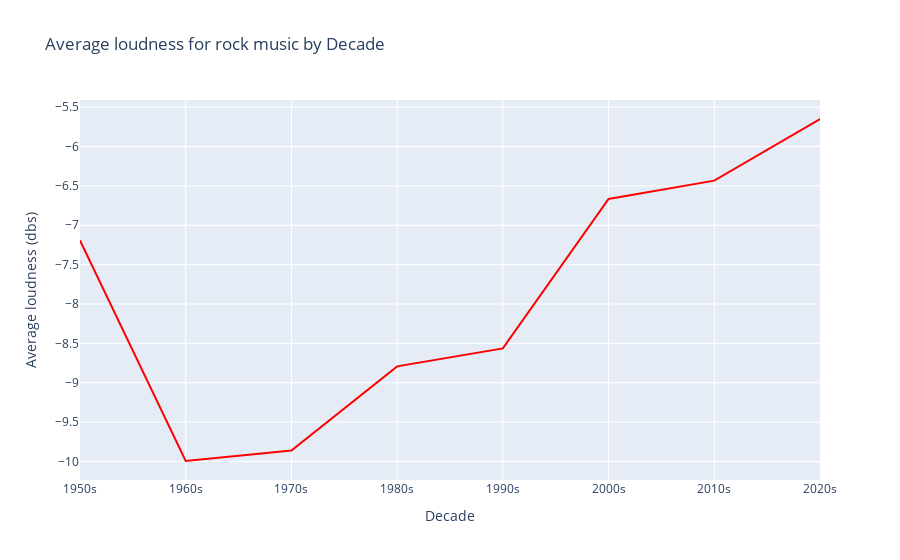

Source (notebook cell):
### Code cell
#dynamic and more in-depth
genre = input("Enter a music genre: ")
selected_data = big_df[big_df['main_genre'] == genre]
selected_data = selected_data.groupby('decade').mean(numeric_only=True)
fig = go.Figure(data=go.Scatter(x=selected_data.index, y = selected_data['loudness'], mode='lines'))
fig.update_traces(line_color='red')
fig.update_layout(title='Average loudness for ' + genre +' music by Decade', xaxis_title='Decade', yaxis_title='Average loudness (dbs)')

### Figure 1 — Plotly figure (JSON) as saved in the notebook; plotly's stock layout.template omitted (floating-point values rounded to 4 significant figures)
{"data": [{"line": {"color": "red"}, "mode": "lines", "type": "scatter", "x": ["1950s", "1960s", "1970s", "1980s", "1990s", "2000s", "2010s", "2020s"], "y": [-7.192, -9.994, -9.859, -8.792, -8.564, -6.666, -6.433, -5.651]}], "layout": {"autosize": true, "title": {"text": "Average loudness for rock music by Decade"}, "xaxis": {"autorange": true, "range": [0, 7], "title": {"text": "Decade"}, "type": "category"}, "yaxis": {"autorange": true, "range": [-10.23, -5.409], "title": {"text": "Average loudness (dbs)"}, "type": "linear"}}}
